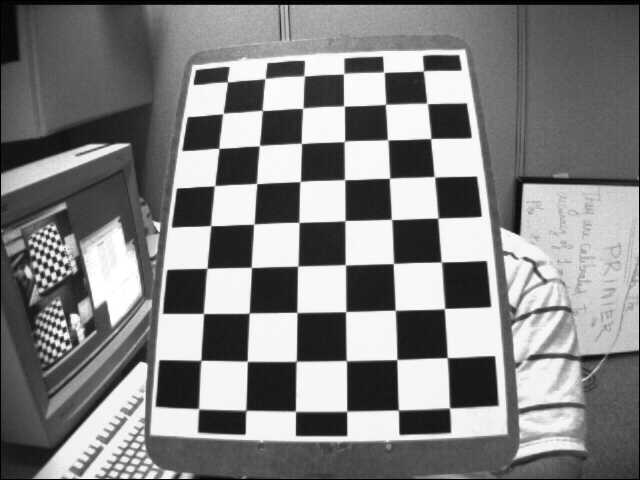
#> input picture camera_calibration/data/left12.jpg, 640 x 480 px
$ python cam.py
#> lines starting #> are read from the running program, lines starting #| are printed output that depends on the picture; after the words box and inside, x2 and y2 are one past the last pixel; in counts of white or black regions, pixels touching at a corner belong together; long printed decimals are rounded
'''
 Based on the following tutorial:
   http://docs.opencv.org/3.0-beta/doc/py_tutorials/py_calib3d/py_calibration/py_calibration.html
'''

import numpy as np
import cv2
import glob

# Define the chess board rows and columns
rows = 7
cols = 6

# Set the termination criteria for the corner sub-pixel algorithm
criteria = (cv2.TERM_CRITERIA_MAX_ITER + cv2.TERM_CRITERIA_EPS, 30, 0.001)

# Prepare the object points: (0,0,0), (1,0,0), (2,0,0), ..., (6,5,0). They are the same for all images
objectPoints = np.zeros((rows * cols, 3), np.float32)
objectPoints[:, :2] = np.mgrid[0:rows, 0:cols].T.reshape(-1, 2)

# Create the arrays to store the object points and the image points
objectPointsArray = []
imgPointsArray = []

# Experiment with these to get best results
search_radius = 3
num_images = 3
paths = glob.glob('data/left[0-1][0-9].jpg')[:min(13, num_images)]

# Loop over the image files
for path in paths:
    # Load the image and convert it to gray scale
    img = cv2.imread(path)
#> img is the input picture: shape (480, 640, 3); min 0, max 255, mean 129.5
    gray = cv2.cvtColor(img, cv2.COLOR_BGR2GRAY)

    # Find the chess board corners
    ret, corners = cv2.findChessboardCorners(gray, (rows, cols), None)
#> ret = True; corners = 42 rows, first 8: [423.1, 71.24], [426.8, 103.1], [430.8, 138.6], [434.5, 176.8], [437.8, 218.3], [441.1, 262], [444.4, 308.6], [383.7, 72.08]

    # Make sure the chess board pattern was found in the image
    if ret:
        # Refine the corner position
        corners = cv2.cornerSubPix(gray, corners, (search_radius, search_radius), (-1, -1), criteria)
#> corners = 42 rows, first 8: [423.2, 71.18], [426.9, 103.3], [430.7, 138.6], [434.4, 176.8], [437.8, 218.2], [441.3, 262], [444.4, 308.6], [383.9, 72.21]

        # Add the object points and the image points to the arrays
        objectPointsArray.append(objectPoints)
        imgPointsArray.append(corners)

        # Draw the corners on the image
        cv2.drawChessboardCorners(img, (rows, cols), corners, ret)
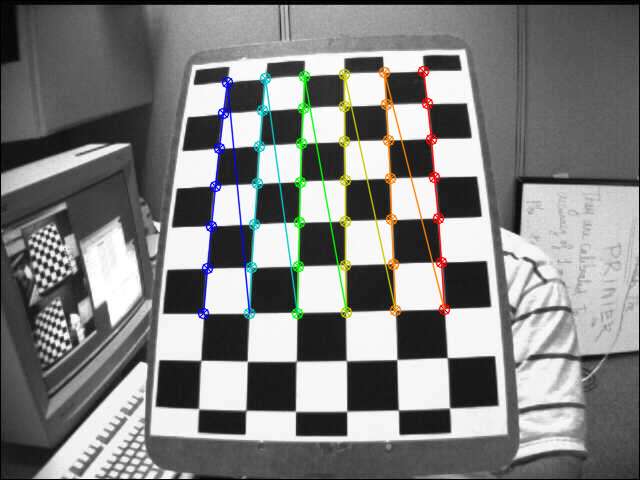
#> img: shape (480, 640, 3); 3.64% of pixels changed, all inside (x1, y1, x2, y2) = (197, 65, 451, 320)

    # Display the image
    cv2.imshow('chess board', img)
    cv2.waitKey(1000)

# Calibrate the camera and save the results
ret, mtx, dist, rvecs, tvecs = cv2.calibrateCamera(objectPointsArray, imgPointsArray, gray.shape[::-1], None, None)
#> ret = 0.199; mtx = [[662.7, 0, 326.8], [0, 698.9, 230.5], [0, 0, 1]]; dist = [[-0.463, 1.24, -0.00204, 0.0141, -19.45]]; rvecs = ([-0.329, 0.444, 1.52],); tvecs = ([2.41, -3.78, 16.07],)
np.savez('data/calib.npz', mtx=mtx, dist=dist, rvecs=rvecs, tvecs=tvecs)

# Print the camera calibration error
error = 0

for i in range(len(objectPointsArray)):
    imgPoints, _ = cv2.projectPoints(objectPointsArray[i], rvecs[i], tvecs[i], mtx, dist)
    error += cv2.norm(imgPointsArray[i], imgPoints, cv2.NORM_L2) / len(imgPoints)
#> this loop made 1 pass
#> error on pass 1: 0.0306
#> after the loop, error = 0.0306

print("Total error: ", error / len(objectPointsArray))
#| Total error:  0.03065

# Load one of the test images
img = cv2.imread('data/left12.jpg')
h, w = img.shape[:2]
#> h = 480; w = 640

# Obtain the new camera matrix and undistort the image
newCameraMtx, roi = cv2.getOptimalNewCameraMatrix(mtx, dist, (w, h), 1, (w, h))
#> newCameraMtx = [[662.7, 0, 326.8], [0, 406.7, 155.4], [0, 0, 1]]; roi = (0, 21, 639, 279)
undistortedImg = cv2.undistort(img, mtx, dist, None, newCameraMtx)
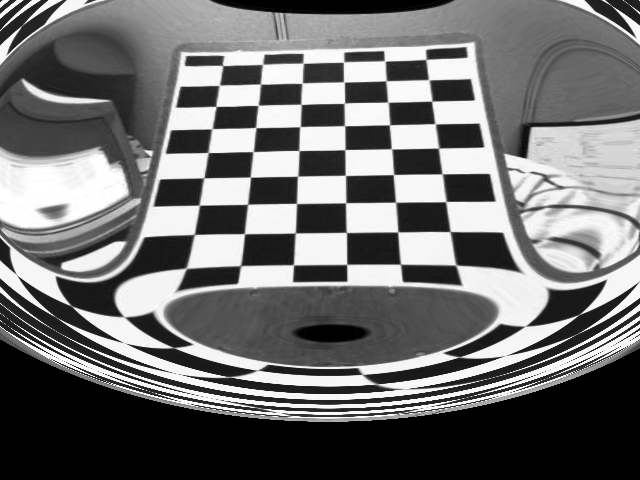
#> undistortedImg: shape (480, 640, 3); min 0, max 255, mean 112.1

# Display the final result
cv2.imshow('chess board', np.hstack((img, undistortedImg)))
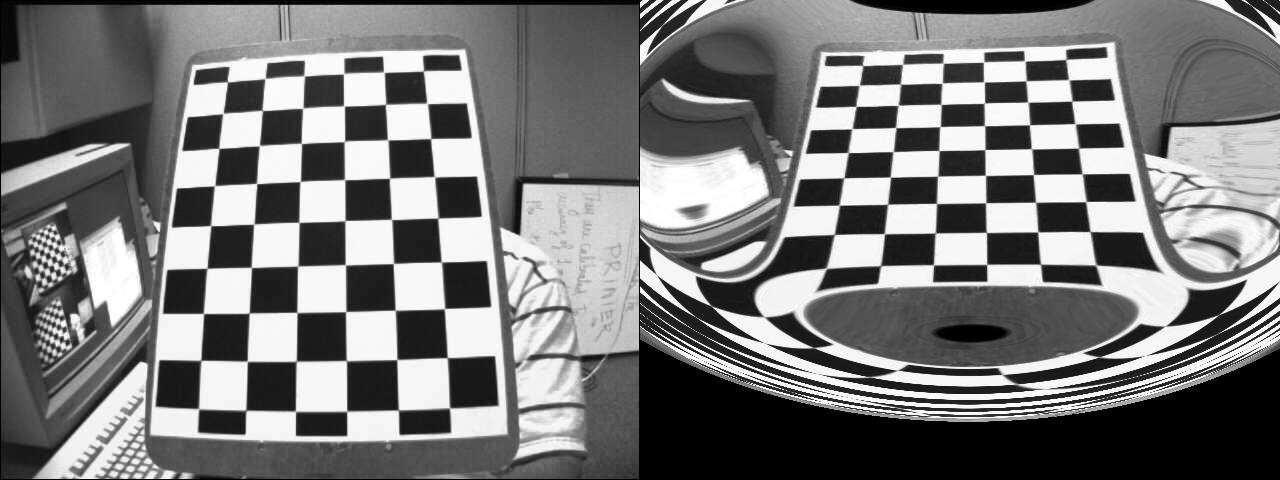
#> window 'chess board': shape (480, 1280, 3); min 0, max 255, mean 120.8
cv2.waitKey(0)
cv2.destroyAllWindows()

$ run again, with camera_calibration/data/left01.jpg copied over camera_calibration/data/left12.jpg
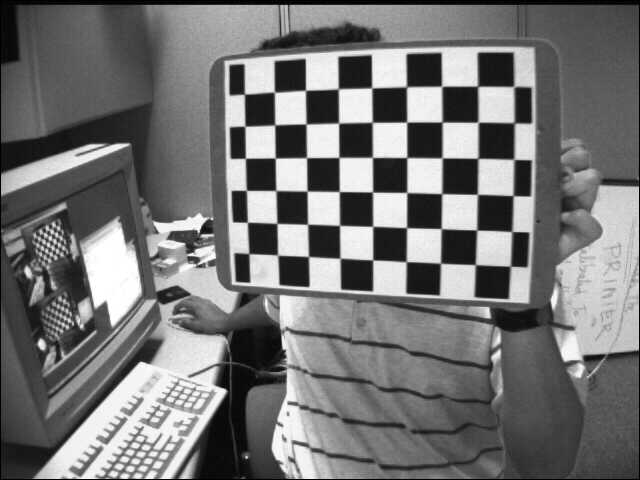
#> input picture camera_calibration/data/left01.jpg, 640 x 480 px
#> img is the input picture: shape (480, 640, 3); min 0, max 255, mean 116.6
#> `ret, corners = cv2.findChessboardCorners(gray, (rows, cols), None)`: ret = True; corners = 42 rows, first 8: [475.4, 264.8], [440.5, 263.2], [405.9, 261.5], [372.9, 259.9], [340.6, 258.5], [308.7, 256.4], [277.6, 255.1], [476.7, 230.1]
#> `corners = cv2.cornerSubPix(gray, corners, (search_radius, search_radiu..`: corners = 42 rows, first 8: [475.4, 264.7], [440.5, 263.2], [406.1, 261.7], [372.8, 259.9], [340.2, 258.2], [308.6, 256.5], [277.6, 255.1], [476.7, 230.1]
#> `cv2.drawChessboardCorners(img, (rows, cols), corners, ret)`:
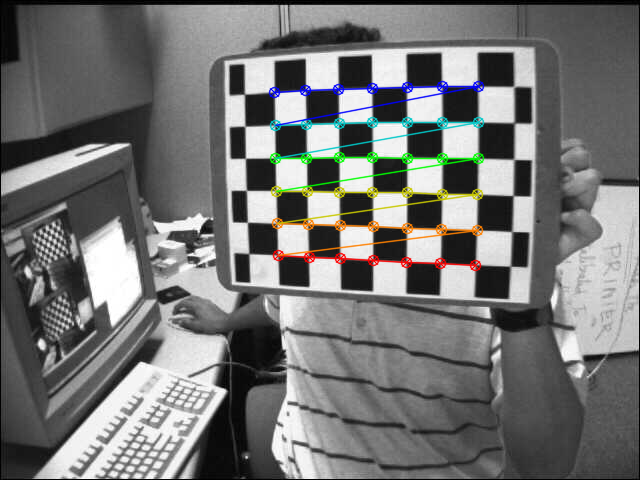
#> img: shape (480, 640, 3); 3.22% of pixels changed, all inside (x1, y1, x2, y2) = (268, 80, 485, 272)
#> `ret, mtx, dist, rvecs, tvecs = cv2.calibrateCamera(objectPointsArray, ..`: ret = 0.177; mtx = [[1048.4, 0, 286.2], [0, 928.6, 389.1], [0, 0, 1]]; dist = [[-1.21, 2.59, -0.146, 0.0491, -9.64]]; rvecs = ([-0.793, 0.494, -2.95],); tvecs = ([4.94, -3.52, 27.77],)
#> the loop `for i in range(len(objectPointsArray)):` made 1 pass
#> error on pass 1: 0.0274
#> after the loop `for i in range(len(objectPointsArray)):`: error = 0.0274
#| Total error:  0.02737
#> newCameraMtx = [[813.7, 0, 301.5], [0, 796, 352.7], [0, 0, 1]]; roi = (79, 20, 496, 415)
#> `cv2.imshow('chess board', np.hstack((img, undistortedImg)))`:
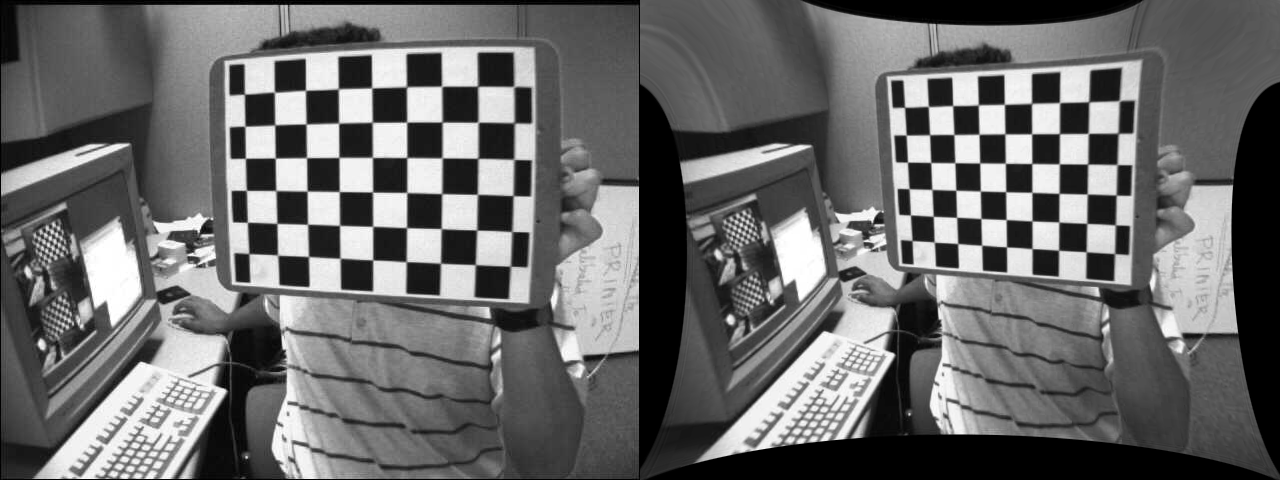
#> window 'chess board': shape (480, 1280, 3); min 0, max 255, mean 105.6

$ run again, with camera_calibration/data/left02.jpg copied over camera_calibration/data/left12.jpg
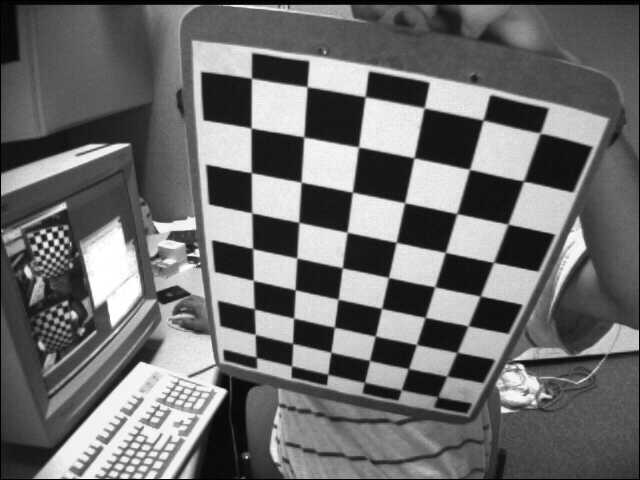
#> input picture camera_calibration/data/left02.jpg, 640 x 480 px
#> img is the input picture: shape (480, 640, 3); min 0, max 255, mean 109
#> `ret, corners = cv2.findChessboardCorners(gray, (rows, cols), None)`: ret = True; corners = 42 rows, first 8: [254.7, 308.6], [253.5, 280.5], [252.6, 248.4], [252.4, 213.8], [251.5, 172.4], [251.8, 128.6], [251.5, 77.99], [293.3, 318]
#> `corners = cv2.cornerSubPix(gray, corners, (search_radius, search_radiu..`: corners = 42 rows, first 8: [254.5, 308.9], [253.3, 280.2], [252.7, 248.4], [251.8, 212.9], [251.3, 172.5], [251.2, 128.2], [251.5, 78.16], [293.6, 318.1]
#> `cv2.drawChessboardCorners(img, (rows, cols), corners, ret)`:
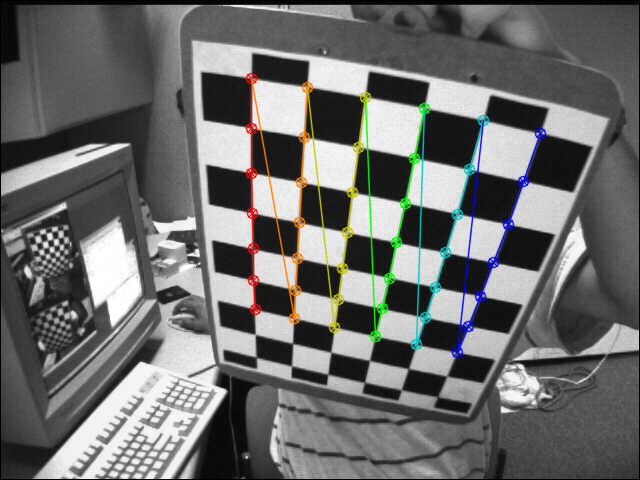
#> img: shape (480, 640, 3); 3.62% of pixels changed, all inside (x1, y1, x2, y2) = (245, 72, 547, 359)
#> `ret, mtx, dist, rvecs, tvecs = cv2.calibrateCamera(objectPointsArray, ..`: ret = 0.161; mtx = [[571.3, 0, 329.5], [0, 585.4, 252.1], [0, 0, 1]]; dist = [[-0.384, 0.464, -0.0108, 0.00947, -1.05]]; rvecs = ([0.456, 0.711, -1.33],); tvecs = ([-1.84, 1.35, 13.72],)
#> the loop `for i in range(len(objectPointsArray)):` made 1 pass
#> error on pass 1: 0.0249
#> after the loop `for i in range(len(objectPointsArray)):`: error = 0.0249
#| Total error:  0.02491
#> newCameraMtx = [[337.8, 0, 414.9], [0, 295.8, 155], [0, 0, 1]]; roi = (220, 28, 378, 242)
#> `cv2.imshow('chess board', np.hstack((img, undistortedImg)))`:
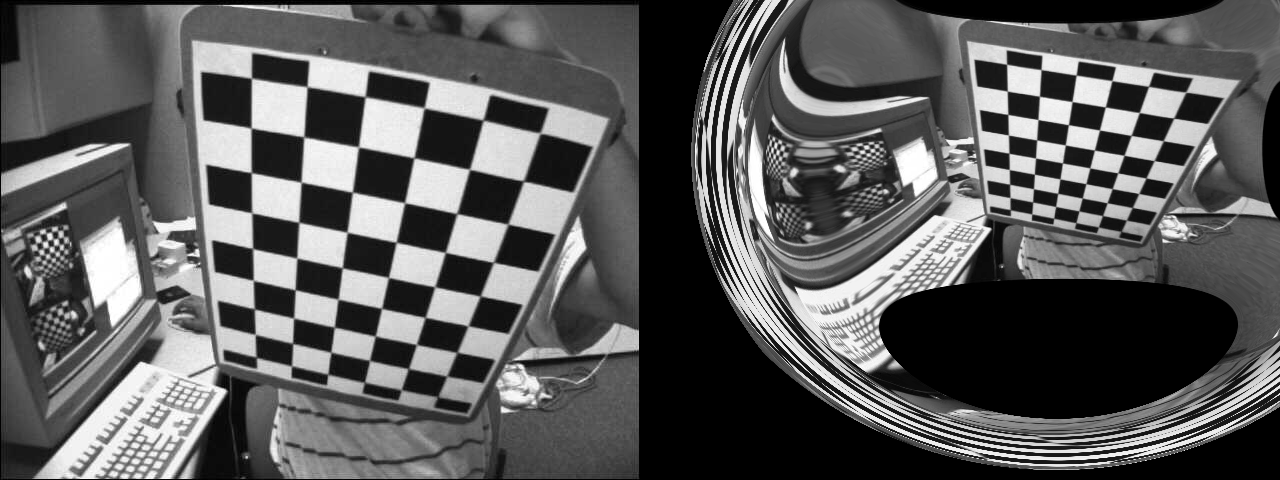
#> window 'chess board': shape (480, 1280, 3); min 0, max 255, mean 91.1

$ run again, with camera_calibration/data/left03.jpg copied over camera_calibration/data/left12.jpg
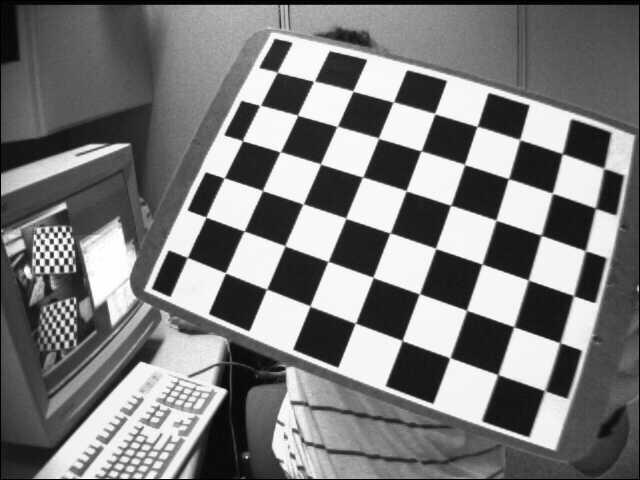
#> input picture camera_calibration/data/left03.jpg, 640 x 480 px
#> img is the input picture: shape (480, 640, 3); min 0, max 255, mean 122.9
#> `ret, corners = cv2.findChessboardCorners(gray, (rows, cols), None)`: ret = True; corners = 42 rows, first 8: [496.9, 373.9], [449, 358.7], [402.3, 339.6], [354.4, 323.5], [309.4, 305.4], [267.7, 289.2], [225.3, 272.5], [513, 326.7]
#> `corners = cv2.cornerSubPix(gray, corners, (search_radius, search_radiu..`: corners = 42 rows, first 8: [497.7, 374.5], [449.7, 357.8], [402.3, 340.5], [355.2, 323.2], [309.9, 305.9], [266.6, 289.3], [225.4, 272.8], [513.7, 326.6]
#> `cv2.drawChessboardCorners(img, (rows, cols), corners, ret)`:
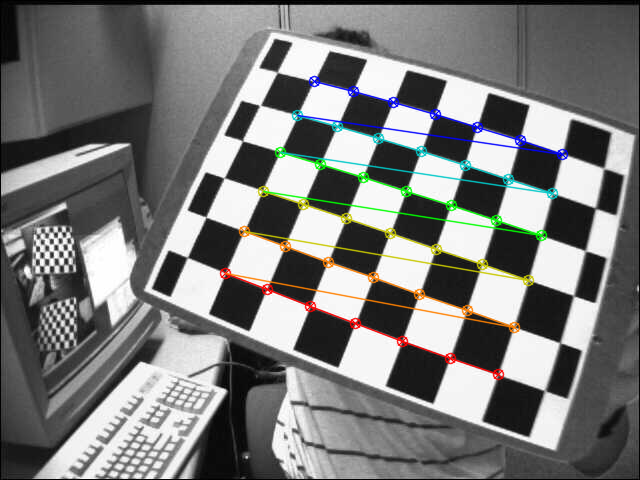
#> img: shape (480, 640, 3); 3.99% of pixels changed, all inside (x1, y1, x2, y2) = (219, 75, 569, 381)
#> `ret, mtx, dist, rvecs, tvecs = cv2.calibrateCamera(objectPointsArray, ..`: ret = 0.208; mtx = [[709.6, 0, 275.1], [0, 743, 217.1], [0, 0, 1]]; dist = [[-0.612, 0.633, 0.0136, 0.0429, -1.03]]; rvecs = ([-0.396, -0.529, -2.7],); tvecs = ([4.28, 2.93, 13.26],)
#> the loop `for i in range(len(objectPointsArray)):` made 1 pass
#> error on pass 1: 0.032
#> after the loop `for i in range(len(objectPointsArray)):`: error = 0.032
#| Total error:  0.03205
#> newCameraMtx = [[348.5, 0, 326.4], [0, 360.4, 202.9], [0, 0, 1]]; roi = (163, 90, 342, 240)
#> `cv2.imshow('chess board', np.hstack((img, undistortedImg)))`:
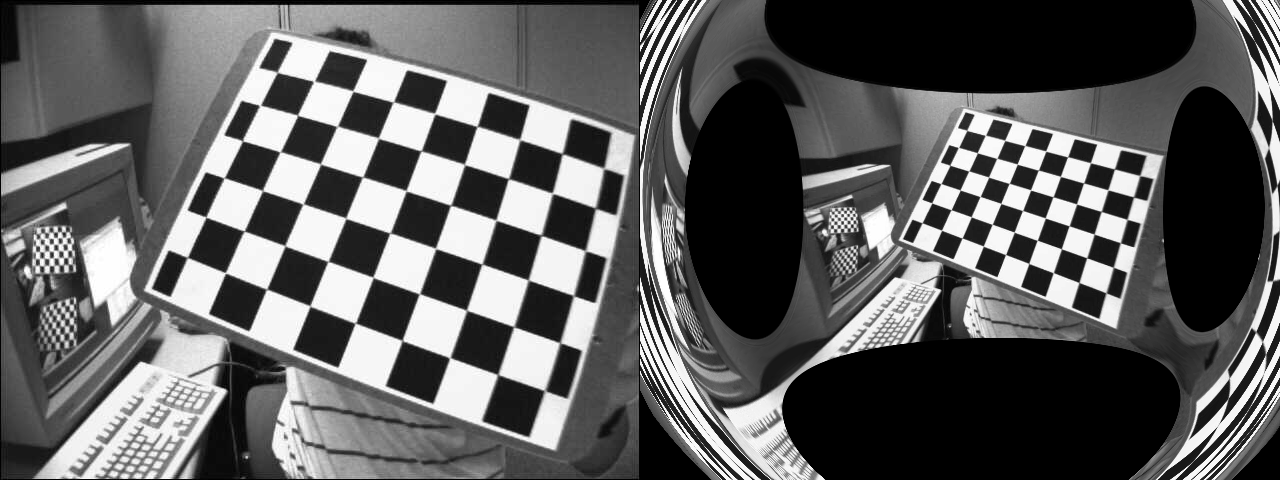
#> window 'chess board': shape (480, 1280, 3); min 0, max 255, mean 95
